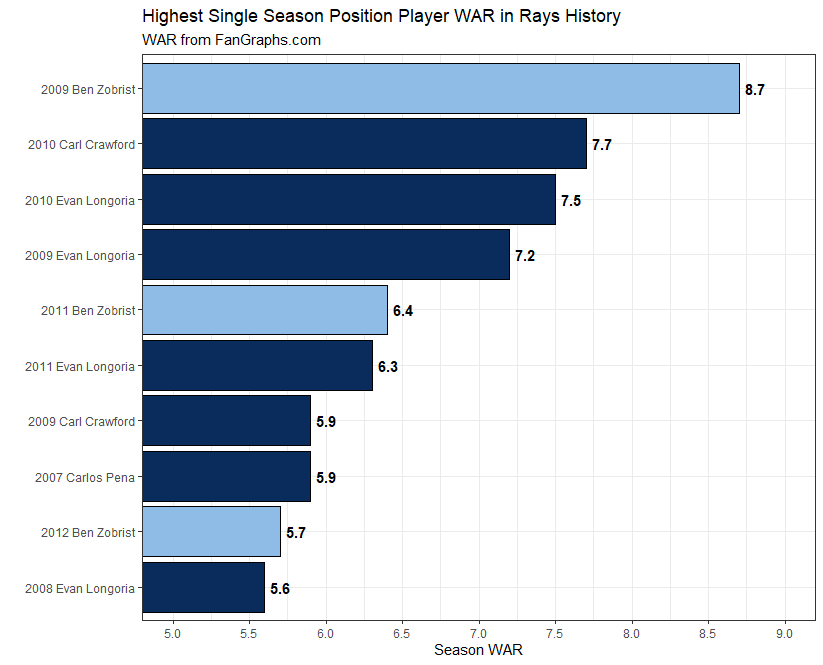

Source code (R):
#Set working directory

setwd("C:/Users/daily/Desktop/Repositories/MiscVisuals/Bar Charts")

#Load necessary libraries

library(tidyverse)
library(ggplot2)
library(weights)
theme_set(theme_bw())

#Import data

zobrist_data <- read.csv("C:/Users/daily/Desktop/Repositories/MiscVisuals/Bar Charts/Zobrist WAR.csv")

#Creating a highlight for Ben Zobrist

zobrist_data <- zobrist_data %>%
  mutate(Highlight = ifelse(Name == "Ben Zobrist", "yes", "no"))

#Combine season and player columns

zobrist_data$SeasonName <- paste(zobrist_data$Season, zobrist_data$Name, sep = " ")

#Create visual

zobrist_data %>%
  ggplot(aes(x = reorder(SeasonName, WAR), y = WAR, fill = Highlight)) +
  geom_bar(stat = "identity", color = "black") +
  geom_text(aes(label = rd(WAR, 1)), fontface = "bold", hjust = -0.3) +
  coord_flip(ylim = c(5, 9)) + 
  scale_y_continuous(breaks = seq(5, 9, 0.5)) +
  scale_fill_manual(values = c("yes" = "#8FBCE6", "no" = "#092C5C")) +
  theme(legend.position = "none") +
  labs(title = "Highest Single Season Position Player WAR in Rays History",
       subtitle = "WAR from FanGraphs.com",
       x = "",
       y = "Season WAR",
       fill = "Player")
